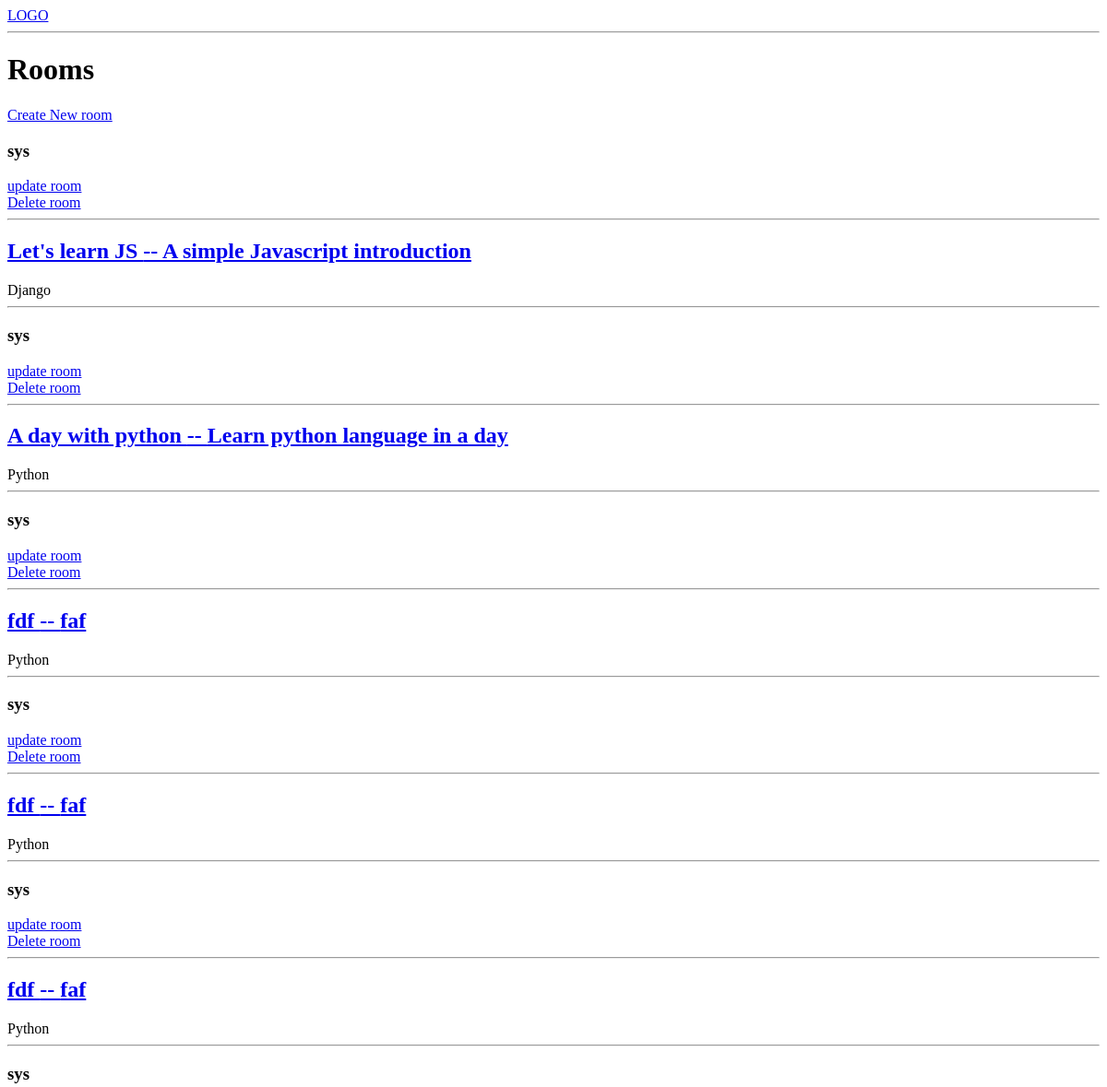
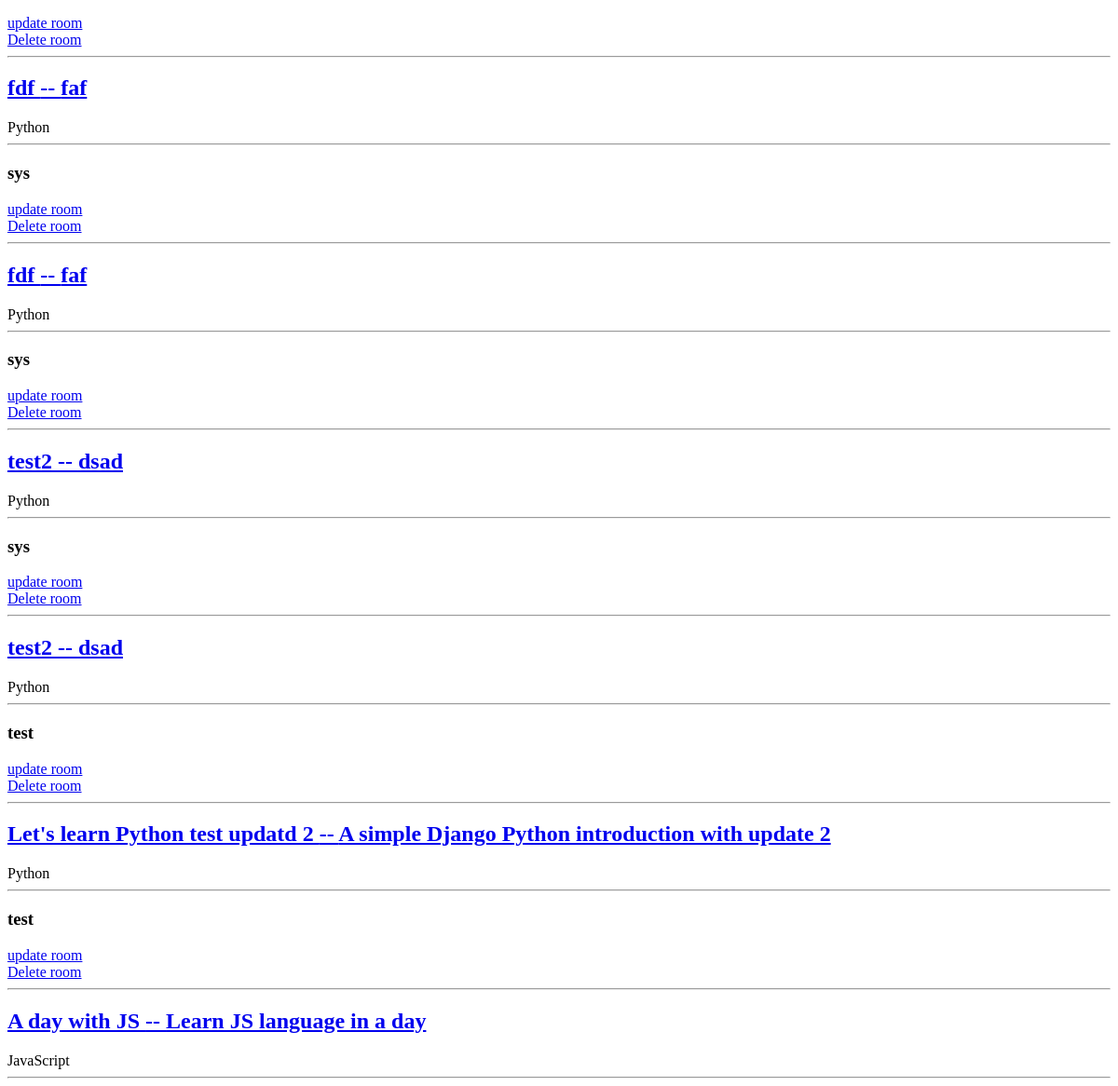
The app's page /, older data (2 pictures, top to bottom).
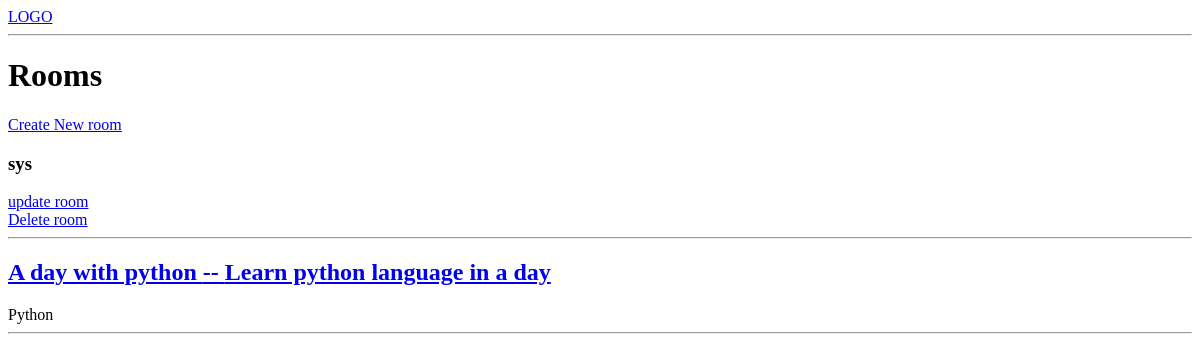
The same page, newer data.
### base/models.py (models this page shows, shortened)
class Room(models.Model):
    host = models.ForeignKey(User,on_delete=models.SET_NULL,null=True)
    topic = models.ForeignKey(Topic, on_delete=models.SET_NULL, null=True)
    name = models.CharField(max_length=100)
    description = models.TextField()
    created_at = models.DateTimeField(auto_now_add=True,null=True)
    updated_at = models.DateTimeField(auto_now=True,null=True)

class Topic(models.Model):
    name = models.CharField(max_length=100)

### base/views.py (the view)
# urls.py: path("", home, name="home"),
def home(request):
    rooms = Room.objects.all()
    context = {"rooms": rooms}
    return render(request, "base/home.html", context)

### base/templates/base/home.html (shortened to what this page needs)
{% extends 'index.html' %}
{% block content %}
<h1>Rooms</h1>
<div>
    <div>
        <a href={%url 'create-room' %}>
            Create New room
        </a>
    </div>
    {% for room in rooms %}
    <h3>{{room.host.username}}</h3>
    <div>
        <div>
            <a href={%url 'update-room' pk=room.id %}>
                update room
        </div>
        <div>
            <a href={%url 'delete-room' pk=room.id %}>
                Delete room
        </div>
        <hr>
        <a href={% url 'rooms' room.id%}>
            <h2>{{ room.name }} -- {{ room.description }}</h2>
        <span>{{room.topic.name}}</span>
        <hr>
    </div>
    {% endfor %}
</div>
{% endblock %}

### templates/index.html (shortened to what this page needs)
<!DOCTYPE html>
<html lang="en">
<head>
</head>
<body>
    {%include 'navbar.html'%}
    {%block content%}
    {%endblock%}
</body>
</html>

### templates/navbar.html
<a href="/">
    LOGO
</a>
<hr>

Row changes from the older to the newer data that the page shows:
removed Room: host.username "sys", name "Let's learn JS", description "A simple Javascript introduction", topic.name "Django"
removed Room: host.username "sys", name "fdf", description "faf", topic.name "Python"
removed Room: host.username "sys", name "fdf", description "faf", topic.name "Python"
removed Room: host.username "sys", name "fdf", description "faf", topic.name "Python"
removed Room: host.username "sys", name "fdf", description "faf", topic.name "Python"
removed Room: host.username "sys", name "fdf", description "faf", topic.name "Python"
removed Room: host.username "sys", name "test2", description "dsad", topic.name "Python"
removed Room: host.username "sys", name "test2", description "dsad", topic.name "Python"
removed Room: host.username "test", name "Let's learn Python test updatd 2", description "A simple Django Python introduction with update 2", topic.name "Python"
removed Room: host.username "test", name "A day with JS", description "Learn JS language in a day", topic.name "JavaScript"
